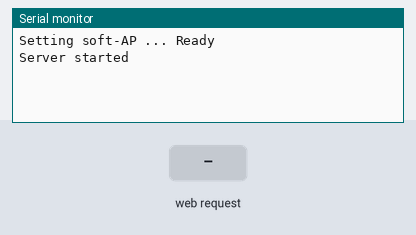
The sketch below on a simulated ESP32. On the bench: the last lines printed to the serial monitor. The inputs (shaded band) are chosen by the test bench. WiFi joins after 1.5 s; servers stay silent unless stated.

Above: at 1.2 s.
1.3 s: HTTP request GET /LED=ON received
At 1.9 s:
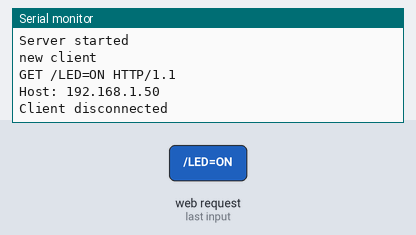
2.8 s: HTTP request GET /LED=OFF received
At 4.0 s:
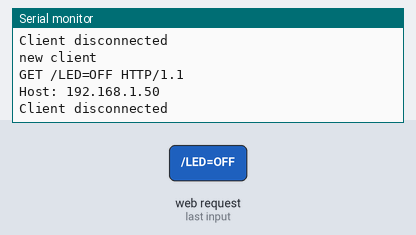
4.3 s: HTTP request GET /CONNECTION=VERIFY received
At 5.5 s:
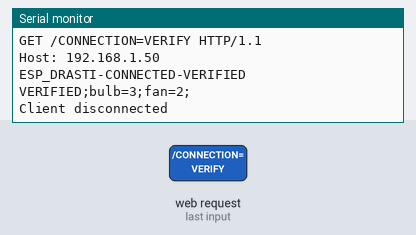
5.8 s: HTTP request GET /CONNECTION=DEVICE-STATUS received
At 6.8 s:
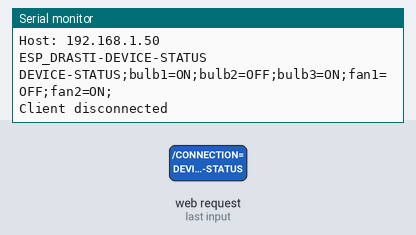
7.3 s: HTTP request GET /CONNECTION=ESP-DEVICE-STATUS received
At 8.1 s:
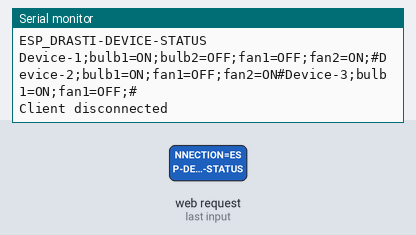
8.8 s: HTTP request GET /homenetwork received
At 9.2 s:
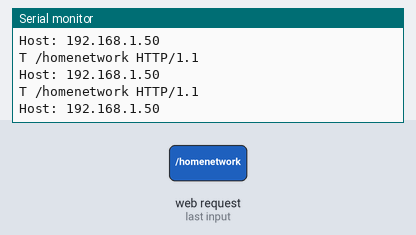

Measured:
- after the input at 1.3 s, the serial monitor: prints a new line at once (image 1)
- after the input at 2.8 s, the serial monitor: prints a new line at once (image 2)
- after the input at 4.3 s, the serial monitor: prints a new line at once (image 3)
- after the input at 5.8 s, the serial monitor: prints a new line at once (image 4)
- after the input at 7.3 s, the serial monitor: prints a new line at once (image 5)
- after the input at 8.8 s, the serial monitor: prints a new line at once (image 6)

The sketch:

indu_ji_wifi_code.ino
```cpp
#include <WiFi.h>
String toStringIp(IPAddress ip) {
  String res = "";
  for (int i = 0; i < 3; i++) {
    res += String((ip >> (8 * i)) & 0xFF) + ".";
  }
  res += String(((ip >> 8 * 3)) & 0xFF);
  return res;
}
int ledPin = 2; // GPIO13 or for NodeMCU you can directly write D7
WiFiServer server(80); // Creates a server that listens for incoming connections on the specified port, here in this case port is 80.
String responseMsg;
void setup()
{
  Serial.begin(115200);
  Serial.println();
  Serial.print("Setting soft-AP ... ");
  Serial.println(WiFi.softAP("ESP_DRASTI", "123456789") ? "Ready" : "Failed!");
  server.begin();
  Serial.println("Server started");
}
void loop()
{
  WiFiClient client = server.available();
  if (!client) {
    return;
  }
  // Wait until the client sends some data
  Serial.println("new client");
  while (!client.available()) {
    delay(1);
  }
  String request;
  while (client.available()) {
    char c = client.read();
    request += c;
  }
  Serial.println(request);
  client.flush();

  int value = LOW;
  if (request.indexOf("/LED=ON") != -1)  {
    digitalWrite(ledPin, HIGH);
    value = HIGH;
  }
  if (request.indexOf("/LED=OFF") != -1)  {
    digitalWrite(ledPin, LOW);
    value = LOW;
  }
  if (request.indexOf("/CONNECTION=VERIFY") != -1) {
    Serial.println("ESP_DRASTI-CONNECTED-VERIFIED");
    responseMsg = "VERIFIED;bulb=3;fan=2;";
    Serial.println(responseMsg);
  }
  if (request.indexOf("/CONNECTION=DEVICE-STATUS") != -1) {
    Serial.println("ESP_DRASTI-DEVICE-STATUS");
    responseMsg = "DEVICE-STATUS;bulb1=ON;bulb2=OFF;bulb3=ON;fan1=OFF;fan2=ON;";
    Serial.println(responseMsg);
  }
  if (request.indexOf("/CONNECTION=ESP-DEVICE-STATUS") != -1) {
    Serial.println("ESP_DRASTI-DEVICE-STATUS");
    responseMsg = "Device-1;bulb1=ON;bulb2=OFF;fan1=OFF;fan2=ON;#Device-2;bulb1=ON;fan1=OFF;fan2=ON#Device-3;bulb1=ON;fan1=OFF;#";
    Serial.println(responseMsg);
  }
  if (request.indexOf("/homenetwork") != -1) {
    Serial.println(request);
    String ssid = request.substring(request.indexOf("id=") + 3, request.indexOf(";p"));
    String password = request.substring(request.indexOf("rd=") + 3, request.indexOf(";;"));
    bool state = true;
    int i = 0;
    Serial.println(ssid);
    Serial.println(password);
    char *s = const_cast<char*>(ssid.c_str());
    char *p = const_cast<char*>(password.c_str());
    WiFi.begin(s, p);
    while (WiFi.status() != WL_CONNECTED) {
      delay(500);
      Serial.print(".");
      if (i > 10) {
        state = false; break;
      }
      i++;
    }
    if (state) {
      //WiFi.mode(WIFI_STA);
      Serial.print("Connected to ");
      Serial.println(s);
      Serial.print("IP address: ");
      Serial.println(WiFi.localIP());
      responseMsg = "HOME_NETWORK;ip=" + toStringIp(WiFi.localIP()) + ";";
      Serial.println(responseMsg);
    }
    else {
      Serial.println("unable to connect");
    }
  }
  client.println("HTTP/1.1 200 OK");
  client.println("Content-Type: text/html");
  client.println("");
  //client.println("<!DOCTYPE HTML>");
  client.println("<html>");
  client.println("Connection" + responseMsg + "<br/>");
  client.print("Led pin is now: ");

  if (value == HIGH) {
    client.print("On");
  } else {
    client.print("Off");
  }
  client.println("<br><br>");
  client.println("<a href=\"/LED=ON\"\"><button>Turn On </button></a>");
  client.println("<a href=\"/LED=OFF\"\"><button>Turn Off </button></a><br />");
  client.println("</html>");

  delay(1);
  Serial.println("Client disconnected");
}
```
